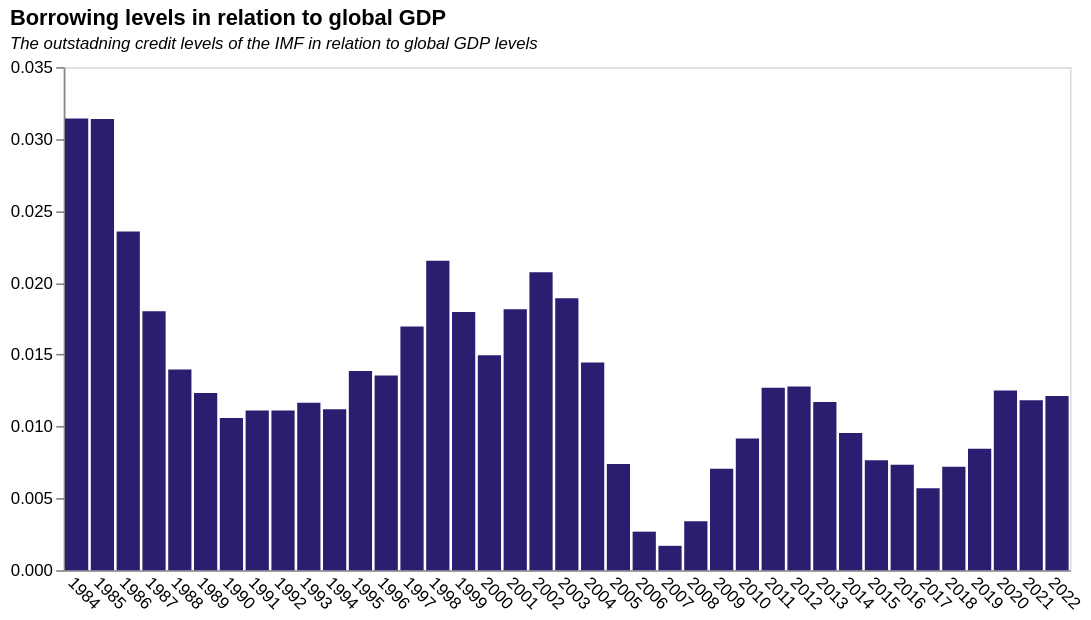

The specification (Vega-Lite) saved for this image:
### Vega-Lite specification from a JSON file in a GitHub repository (floating-point values rounded to 4 significant figures)
{"$schema": "https://vega.github.io/schema/vega-lite/v5.json", "title": {"text": "Borrowing levels in relation to global GDP", "subtitle": "The outstadning credit levels of the IMF in relation to global GDP levels", "subtitleFontStyle": "italic", "subtitleFontSize": 10, "anchor": "start", "color": "black"}, "data": {"values": [{"Date": "2022", "numbers": "0.012113758"}, {"Date": "2021", "numbers": "0.01182152"}, {"Date": "2020", "numbers": "0.012500348"}, {"Date": "2019", "numbers": "0.008452453"}, {"Date": "2018", "numbers": "0.007188581"}, {"Date": "2017", "numbers": "0.005692305"}, {"Date": "2016", "numbers": "0.007335563"}, {"Date": "2015", "numbers": "0.0076445"}, {"Date": "2014", "numbers": "0.00953599"}, {"Date": "2013", "numbers": "0.011697876"}, {"Date": "2012", "numbers": "0.012774485"}, {"Date": "2011", "numbers": "0.012682949"}, {"Date": "2010", "numbers": "0.009157492"}, {"Date": "2009", "numbers": "0.007050141"}, {"Date": "2008", "numbers": "0.003410688"}, {"Date": "2007", "numbers": "0.001695361"}, {"Date": "2006", "numbers": "0.002679737"}, {"Date": "2005", "numbers": "0.007386014"}, {"Date": "2004", "numbers": "0.014451115"}, {"Date": "2003", "numbers": "0.018924462"}, {"Date": "2002", "numbers": "0.020726391"}, {"Date": "2001", "numbers": "0.018152062"}, {"Date": "2000", "numbers": "0.014946099"}, {"Date": "1999", "numbers": "0.017967543"}, {"Date": "1998", "numbers": "0.021528982"}, {"Date": "1997", "numbers": "0.01695771"}, {"Date": "1996", "numbers": "0.013551317"}, {"Date": "1995", "numbers": "0.013862204"}, {"Date": "1994", "numbers": "0.011189424"}, {"Date": "1993", "numbers": "0.011655815"}, {"Date": "1992", "numbers": "0.011108655"}, {"Date": "1991", "numbers": "0.011110122"}, {"Date": "1990", "numbers": "0.010592619"}, {"Date": "1989", "numbers": "0.012324995"}, {"Date": "1988", "numbers": "0.013959984"}, {"Date": "1987", "numbers": "0.018010778"}, {"Date": "1986", "numbers": "0.023565384"}, {"Date": "1985", "numbers": "0.031387529"}, {"Date": "1984", "numbers": "0.031422206"}]}, "height": 300, "width": 600, "mark": {"type": "bar", "color": "#2b1d70"}, "encoding": {"x": {"field": "Date", "type": "nominal", "axis": {"title": null, "grid": false, "ticks": false, "labelAngle": 45}}, "y": {"field": "numbers", "type": "quantitative", "title": "", "axis": {"grid": false}}}}
